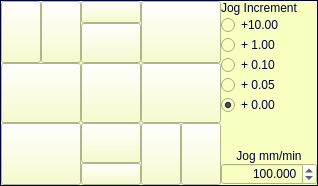
           <widget class="QFrame" name="grpJog">
            <property name="enabled">
             <bool>true</bool>
            </property>
            <property name="maximumSize">
             <size>
              <width>16777215</width>
              <height>16777215</height>
             </size>
            </property>
            <property name="styleSheet">
             <string notr="true">background-color: rgb(248, 255, 192);
color: rgb(0, 0, 63);</string>
            </property>
            <property name="frameShape">
             <enum>QFrame::Box</enum>
            </property>
            <layout class="QHBoxLayout" name="horizontalLayout_13">
             <property name="spacing">
              <number>0</number>
             </property>
             <property name="leftMargin">
              <number>0</number>
             </property>
             <property name="topMargin">
              <number>0</number>
             </property>
             <property name="rightMargin">
              <number>0</number>
             </property>
             <property name="bottomMargin">
              <number>0</number>
             </property>
             <item>
              <layout class="QGridLayout" name="gridLayout_3">
               <property name="spacing">
                <number>0</number>
               </property>
               <item row="4" column="2">
                <widget class="cnQPushButton" name="btnJogMoinsC">
                 <property name="minimumSize">
                  <size>
                   <width>60</width>
                   <height>20</height>
                  </size>
                 </property>
                 <property name="text">
                  <string/>
                 </property>
                 <property name="icon">
                  <iconset resource="cn5X.qrc">
                   <normaloff>:/cn5X/images/btnJogMoinsC.svg</normaloff>:/cn5X/images/btnJogMoinsC.svg</iconset>
                 </property>
                 <property name="iconSize">
                  <size>
                   <width>55</width>
                   <height>18</height>
                  </size>
                 </property>
                </widget>
               </item>
               <item row="3" column="0" rowspan="2" colspan="2">
                <widget class="cnQPushButton" name="btnJogMoinsY">
                 <property name="sizePolicy">
                  <sizepolicy hsizetype="Minimum" vsizetype="Minimum">
                   <horstretch>0</horstretch>
                   <verstretch>0</verstretch>
                  </sizepolicy>
                 </property>
                 <property name="minimumSize">
                  <size>
                   <width>60</width>
                   <height>60</height>
                  </size>
                 </property>
                 <property name="maximumSize">
                  <size>
                   <width>16777215</width>
                   <height>16777215</height>
                  </size>
                 </property>
                 <property name="cursor">
                  <cursorShape>PointingHandCursor</cursorShape>
                 </property>
                 <property name="text">
                  <string/>
                 </property>
                 <property name="icon">
                  <iconset resource="cn5X.qrc">
                   <normaloff>:/cn5X/images/btnJogMoinsY.svg</normaloff>:/cn5X/images/btnJogMoinsY.svg</iconset>
                 </property>
                 <property name="iconSize">
                  <size>
                   <width>55</width>
                   <height>55</height>
                  </size>
                 </property>
                </widget>
               </item>
               <item row="3" column="4" rowspan="2">
                <widget class="cnQPushButton" name="btnJogMoinsB">
                 <property name="sizePolicy">
                  <sizepolicy hsizetype="Minimum" vsizetype="Minimum">
                   <horstretch>0</horstretch>
                   <verstretch>0</verstretch>
                  </sizepolicy>
                 </property>
                 <property name="minimumSize">
                  <size>
                   <width>30</width>
                   <height>60</height>
                  </size>
                 </property>
                 <property name="maximumSize">
                  <size>
                   <width>16777215</width>
                   <height>16777215</height>
                  </size>
                 </property>
                 <property name="cursor">
                  <cursorShape>PointingHandCursor</cursorShape>
                 </property>
                 <property name="text">
                  <string/>
                 </property>
                 <property name="icon">
                  <iconset resource="cn5X.qrc">
                   <normaloff>:/cn5X/images/btnJogMoinsB.svg</normaloff>:/cn5X/images/btnJogMoinsB.svg</iconset>
                 </property>
                 <property name="iconSize">
                  <size>
                   <width>28</width>
                   <height>56</height>
                  </size>
                 </property>
                </widget>
               </item>
               <item row="0" column="0" rowspan="2">
                <widget class="cnQPushButton" name="btnJogPlusA">
                 <property name="sizePolicy">
                  <sizepolicy hsizetype="Minimum" vsizetype="Minimum">
                   <horstretch>0</horstretch>
                   <verstretch>0</verstretch>
                  </sizepolicy>
                 </property>
                 <property name="minimumSize">
                  <size>
                   <width>30</width>
                   <height>60</height>
                  </size>
                 </property>
                 <property name="maximumSize">
                  <size>
                   <width>16777215</width>
                   <height>16777215</height>
                  </size>
                 </property>
                 <property name="cursor">
                  <cursorShape>PointingHandCursor</cursorShape>
                 </property>
                 <property name="text">
                  <string/>
                 </property>
                 <property name="icon">
                  <iconset resource="cn5X.qrc">
                   <normaloff>:/cn5X/images/btnJogPlusA.svg</normaloff>:/cn5X/images/btnJogPlusA.svg</iconset>
                 </property>
                 <property name="iconSize">
                  <size>
                   <width>28</width>
                   <height>56</height>
                  </size>
                 </property>
                </widget>
               </item>
               <item row="0" column="1" rowspan="2">
                <widget class="cnQPushButton" name="btnJogPlusB">
                 <property name="sizePolicy">
                  <sizepolicy hsizetype="Minimum" vsizetype="Minimum">
                   <horstretch>0</horstretch>
                   <verstretch>0</verstretch>
                  </sizepolicy>
                 </property>
                 <property name="minimumSize">
                  <size>
                   <width>30</width>
                   <height>60</height>
                  </size>
                 </property>
                 <property name="maximumSize">
                  <size>
                   <width>16777215</width>
                   <height>16777215</height>
                  </size>
                 </property>
                 <property name="cursor">
                  <cursorShape>PointingHandCursor</cursorShape>
                 </property>
                 <property name="text">
                  <string/>
                 </property>
                 <property name="icon">
                  <iconset resource="cn5X.qrc">
                   <normaloff>:/cn5X/images/btnJogPlusB.svg</normaloff>:/cn5X/images/btnJogPlusB.svg</iconset>
                 </property>
                 <property name="iconSize">
                  <size>
                   <width>28</width>
                   <height>56</height>
                  </size>
                 </property>
                </widget>
               </item>
               <item row="3" column="2">
                <widget class="cnQPushButton" name="btnJogMoinsZ">
                 <property name="sizePolicy">
                  <sizepolicy hsizetype="Minimum" vsizetype="Minimum">
                   <horstretch>0</horstretch>
                   <verstretch>0</verstretch>
                  </sizepolicy>
                 </property>
                 <property name="minimumSize">
                  <size>
                   <width>60</width>
                   <height>40</height>
                  </size>
                 </property>
                 <property name="maximumSize">
                  <size>
                   <width>16777215</width>
                   <height>16777215</height>
                  </size>
                 </property>
                 <property name="cursor">
                  <cursorShape>PointingHandCursor</cursorShape>
                 </property>
                 <property name="text">
                  <string/>
                 </property>
                 <property name="icon">
                  <iconset resource="cn5X.qrc">
                   <normaloff>:/cn5X/images/btnJogMoinsZ.svg</normaloff>:/cn5X/images/btnJogMoinsZ.svg</iconset>
                 </property>
                 <property name="iconSize">
                  <size>
                   <width>55</width>
                   <height>36</height>
                  </size>
                 </property>
                </widget>
               </item>
               <item row="2" column="3" colspan="2">
                <widget class="cnQPushButton" name="btnJogPlusX">
                 <property name="sizePolicy">
                  <sizepolicy hsizetype="Minimum" vsizetype="Minimum">
                   <horstretch>0</horstretch>
                   <verstretch>0</verstretch>
                  </sizepolicy>
                 </property>
                 <property name="minimumSize">
                  <size>
                   <width>60</width>
                   <height>60</height>
                  </size>
                 </property>
                 <property name="maximumSize">
                  <size>
                   <width>16777215</width>
                   <height>16777215</height>
                  </size>
                 </property>
                 <property name="cursor">
                  <cursorShape>PointingHandCursor</cursorShape>
                 </property>
                 <property name="text">
                  <string/>
                 </property>
                 <property name="icon">
                  <iconset resource="cn5X.qrc">
                   <normaloff>:/cn5X/images/btnJogPlusX.svg</normaloff>:/cn5X/images/btnJogPlusX.svg</iconset>
                 </property>
                 <property name="iconSize">
                  <size>
                   <width>55</width>
                   <height>55</height>
                  </size>
                 </property>
                </widget>
               </item>
               <item row="0" column="3" rowspan="2" colspan="2">
                <widget class="cnQPushButton" name="btnJogPlusY">
                 <property name="sizePolicy">
                  <sizepolicy hsizetype="Minimum" vsizetype="Minimum">
                   <horstretch>0</horstretch>
                   <verstretch>0</verstretch>
                  </sizepolicy>
                 </property>
                 <property name="minimumSize">
                  <size>
                   <width>60</width>
                   <height>60</height>
                  </size>
                 </property>
                 <property name="maximumSize">
                  <size>
                   <width>16777215</width>
                   <height>16777215</height>
                  </size>
                 </property>
                 <property name="cursor">
                  <cursorShape>PointingHandCursor</cursorShape>
                 </property>
                 <property name="text">
                  <string/>
                 </property>
                 <property name="icon">
                  <iconset resource="cn5X.qrc">
                   <normaloff>:/cn5X/images/btnJogPlusY.svg</normaloff>:/cn5X/images/btnJogPlusY.svg</iconset>
                 </property>
                 <property name="iconSize">
                  <size>
                   <width>55</width>
                   <height>55</height>
                  </size>
                 </property>
                </widget>
               </item>
               <item row="0" column="2">
                <widget class="cnQPushButton" name="btnJogPlusC">
                 <property name="minimumSize">
                  <size>
                   <width>60</width>
                   <height>20</height>
                  </size>
                 </property>
                 <property name="text">
                  <string/>
                 </property>
                 <property name="icon">
                  <iconset resource="cn5X.qrc">
                   <normaloff>:/cn5X/images/btnJogPlusC.svg</normaloff>:/cn5X/images/btnJogPlusC.svg</iconset>
                 </property>
                 <property name="iconSize">
                  <size>
                   <width>55</width>
                   <height>18</height>
                  </size>
                 </property>
                </widget>
               </item>
               <item row="1" column="2">
                <widget class="cnQPushButton" name="btnJogPlusZ">
                 <property name="sizePolicy">
                  <sizepolicy hsizetype="Minimum" vsizetype="Minimum">
                   <horstretch>0</horstretch>
                   <verstretch>0</verstretch>
                  </sizepolicy>
                 </property>
                 <property name="minimumSize">
                  <size>
                   <width>60</width>
                   <height>40</height>
                  </size>
                 </property>
                 <property name="maximumSize">
                  <size>
                   <width>16777215</width>
                   <height>16777215</height>
                  </size>
                 </property>
                 <property name="cursor">
                  <cursorShape>PointingHandCursor</cursorShape>
                 </property>
                 <property name="text">
                  <string/>
                 </property>
                 <property name="icon">
                  <iconset resource="cn5X.qrc">
                   <normaloff>:/cn5X/images/btnJogPlusZ.svg</normaloff>:/cn5X/images/btnJogPlusZ.svg</iconset>
                 </property>
                 <property name="iconSize">
                  <size>
                   <width>55</width>
                   <height>36</height>
                  </size>
                 </property>
                </widget>
               </item>
               <item row="2" column="0" colspan="2">
                <widget class="cnQPushButton" name="btnJogMoinsX">
                 <property name="sizePolicy">
                  <sizepolicy hsizetype="Minimum" vsizetype="Minimum">
                   <horstretch>0</horstretch>
                   <verstretch>0</verstretch>
                  </sizepolicy>
                 </property>
                 <property name="minimumSize">
                  <size>
                   <width>60</width>
                   <height>60</height>
                  </size>
                 </property>
                 <property name="maximumSize">
                  <size>
                   <width>16777215</width>
                   <height>16777215</height>
                  </size>
                 </property>
                 <property name="cursor">
                  <cursorShape>PointingHandCursor</cursorShape>
                 </property>
                 <property name="text">
                  <string/>
                 </property>
                 <property name="icon">
                  <iconset resource="cn5X.qrc">
                   <normaloff>:/cn5X/images/btnJogMoinsX.svg</normaloff>:/cn5X/images/btnJogMoinsX.svg</iconset>
                 </property>
                 <property name="iconSize">
                  <size>
                   <width>55</width>
                   <height>55</height>
                  </size>
                 </property>
                </widget>
               </item>
               <item row="2" column="2">
                <widget class="cnQPushButton" name="btnJogStop">
                 <property name="sizePolicy">
                  <sizepolicy hsizetype="Minimum" vsizetype="Minimum">
                   <horstretch>0</horstretch>
                   <verstretch>0</verstretch>
                  </sizepolicy>
                 </property>
                 <property name="minimumSize">
                  <size>
                   <width>60</width>
                   <height>60</height>
                  </size>
                 </property>
                 <property name="maximumSize">
                  <size>
                   <width>16777215</width>
                   <height>16777215</height>
                  </size>
                 </property>
                 <property name="cursor">
                  <cursorShape>PointingHandCursor</cursorShape>
                 </property>
                 <property name="text">
                  <string/>
                 </property>
                 <property name="icon">
                  <iconset resource="cn5X.qrc">
                   <normaloff>:/cn5X/images/btnJogStop.svg</normaloff>:/cn5X/images/btnJogStop.svg</iconset>
                 </property>
                 <property name="iconSize">
                  <size>
                   <width>55</width>
                   <height>55</height>
                  </size>
                 </property>
                </widget>
               </item>
               <item row="3" column="3" rowspan="2">
                <widget class="cnQPushButton" name="btnJogMoinsA">
                 <property name="sizePolicy">
                  <sizepolicy hsizetype="Minimum" vsizetype="Minimum">
                   <horstretch>0</horstretch>
                   <verstretch>0</verstretch>
                  </sizepolicy>
                 </property>
                 <property name="minimumSize">
                  <size>
                   <width>30</width>
                   <height>60</height>
                  </size>
                 </property>
                 <property name="maximumSize">
                  <size>
                   <width>16777215</width>
                   <height>16777215</height>
                  </size>
                 </property>
                 <property name="cursor">
                  <cursorShape>PointingHandCursor</cursorShape>
                 </property>
                 <property name="text">
                  <string/>
                 </property>
                 <property name="icon">
                  <iconset resource="cn5X.qrc">
                   <normaloff>:/cn5X/images/btnJogMoinsA.svg</normaloff>:/cn5X/images/btnJogMoinsA.svg</iconset>
                 </property>
                 <property name="iconSize">
                  <size>
                   <width>28</width>
                   <height>56</height>
                  </size>
                 </property>
                </widget>
               </item>
              </layout>
             </item>
             <item>
              <layout class="QVBoxLayout" name="verticalLayout_10">
               <property name="spacing">
                <number>0</number>
               </property>
               <item>
                <widget class="QLabel" name="label_4">
                 <property name="text">
                  <string notr="true">Jog Increment</string>
                 </property>
                </widget>
               </item>
               <item>
                <widget class="QRadioButton" name="rbtJog1000">
                 <property name="sizePolicy">
                  <sizepolicy hsizetype="Minimum" vsizetype="Fixed">
                   <horstretch>0</horstretch>
                   <verstretch>0</verstretch>
                  </sizepolicy>
                 </property>
                 <property name="cursor">
                  <cursorShape>PointingHandCursor</cursorShape>
                 </property>
                 <property name="text">
                  <string notr="true">+10.00</string>
                 </property>
                </widget>
               </item>
               <item>
                <widget class="QRadioButton" name="rbtJog0100">
                 <property name="sizePolicy">
                  <sizepolicy hsizetype="Minimum" vsizetype="Fixed">
                   <horstretch>0</horstretch>
                   <verstretch>0</verstretch>
                  </sizepolicy>
                 </property>
                 <property name="cursor">
                  <cursorShape>PointingHandCursor</cursorShape>
                 </property>
                 <property name="text">
                  <string notr="true">+ 1.00</string>
                 </property>
                </widget>
               </item>
               <item>
                <widget class="QRadioButton" name="rbtJog0010">
                 <property name="sizePolicy">
                  <sizepolicy hsizetype="Minimum" vsizetype="Fixed">
                   <horstretch>0</horstretch>
                   <verstretch>0</verstretch>
                  </sizepolicy>
                 </property>
                 <property name="cursor">
                  <cursorShape>PointingHandCursor</cursorShape>
                 </property>
                 <property name="text">
                  <string notr="true">+ 0.10</string>
                 </property>
                </widget>
               </item>
               <item>
                <widget class="QRadioButton" name="rbtJog0001">
                 <property name="sizePolicy">
                  <sizepolicy hsizetype="Minimum" vsizetype="Fixed">
                   <horstretch>0</horstretch>
                   <verstretch>0</verstretch>
                  </sizepolicy>
                 </property>
                 <property name="cursor">
                  <cursorShape>PointingHandCursor</cursorShape>
                 </property>
                 <property name="text">
                  <string notr="true">+ 0.05</string>
                 </property>
                </widget>
               </item>
               <item>
                <widget class="QRadioButton" name="rbtJog0000">
                 <property name="sizePolicy">
                  <sizepolicy hsizetype="Minimum" vsizetype="Fixed">
                   <horstretch>0</horstretch>
                   <verstretch>0</verstretch>
                  </sizepolicy>
                 </property>
                 <property name="cursor">
                  <cursorShape>PointingHandCursor</cursorShape>
                 </property>
                 <property name="text">
                  <string notr="true">+ 0.00</string>
                 </property>
                 <property name="checked">
                  <bool>true</bool>
                 </property>
                </widget>
               </item>
               <item>
                <spacer name="verticalSpacer_5">
                 <property name="orientation">
                  <enum>Qt::Vertical</enum>
                 </property>
                 <property name="sizeHint" stdset="0">
                  <size>
                   <width>96</width>
                   <height>13</height>
                  </size>
                 </property>
                </spacer>
               </item>
               <item>
                <widget class="QLabel" name="label_3">
                 <property name="text">
                  <string notr="true">Jog mm/min</string>
                 </property>
                 <property name="alignment">
                  <set>Qt::AlignCenter</set>
                 </property>
                </widget>
               </item>
               <item>
                <widget class="QDoubleSpinBox" name="dsbJogSpeed">
                 <property name="minimumSize">
                  <size>
                   <width>84</width>
                   <height>0</height>
                  </size>
                 </property>
                 <property name="alignment">
                  <set>Qt::AlignRight|Qt::AlignTrailing|Qt::AlignVCenter</set>
                 </property>
                 <property name="decimals">
                  <number>3</number>
                 </property>
                 <property name="maximum">
                  <double>10000.000000000000000</double>
                 </property>
                 <property name="value">
                  <double>100.000000000000000</double>
                 </property>
                </widget>
               </item>
              </layout>
             </item>
            </layout>
           </widget>
